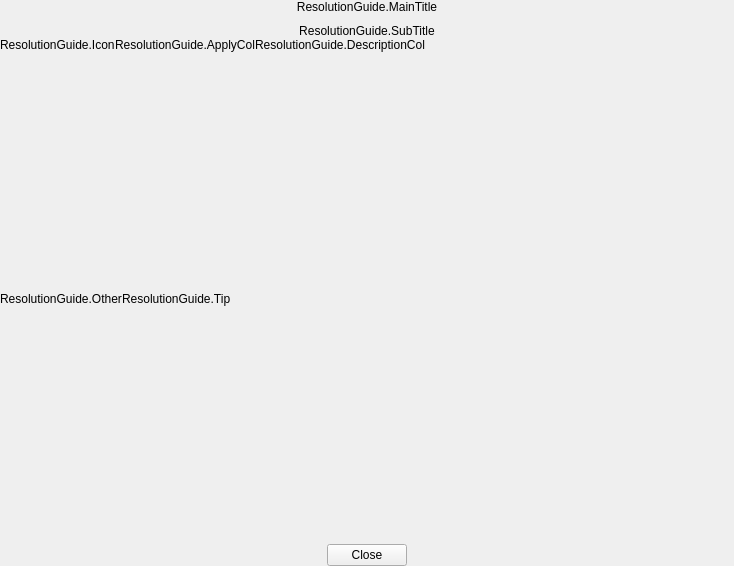
<?xml version="1.0" encoding="UTF-8"?>
<ui version="4.0">
 <class>ResolutionGuidePage</class>
 <widget class="QWidget" name="ResolutionGuidePage">
  <property name="geometry">
   <rect>
    <x>0</x>
    <y>0</y>
    <width>734</width>
    <height>566</height>
   </rect>
  </property>
  <property name="windowTitle">
   <string>ResolutionGuide.MainTitle</string>
  </property>
  <layout class="QVBoxLayout" name="verticalLayout_4">
   <property name="spacing">
    <number>0</number>
   </property>
   <property name="leftMargin">
    <number>0</number>
   </property>
   <property name="topMargin">
    <number>0</number>
   </property>
   <property name="rightMargin">
    <number>0</number>
   </property>
   <property name="bottomMargin">
    <number>0</number>
   </property>
   <item>
    <layout class="QVBoxLayout" name="verticalLayout_2">
     <property name="spacing">
      <number>10</number>
     </property>
     <item>
      <widget class="QLabel" name="MainTitleLabel">
       <property name="text">
        <string>ResolutionGuide.MainTitle</string>
       </property>
       <property name="alignment">
        <set>Qt::AlignCenter</set>
       </property>
      </widget>
     </item>
     <item>
      <widget class="QLabel" name="SubtitleLabel">
       <property name="text">
        <string>ResolutionGuide.SubTitle</string>
       </property>
       <property name="alignment">
        <set>Qt::AlignCenter</set>
       </property>
      </widget>
     </item>
    </layout>
   </item>
   <item>
    <widget class="QFrame" name="ContentFrame">
     <property name="sizePolicy">
      <sizepolicy hsizetype="Preferred" vsizetype="Expanding">
       <horstretch>0</horstretch>
       <verstretch>0</verstretch>
      </sizepolicy>
     </property>
     <layout class="QVBoxLayout" name="verticalLayout_3">
      <property name="spacing">
       <number>2</number>
      </property>
      <property name="leftMargin">
       <number>0</number>
      </property>
      <property name="topMargin">
       <number>0</number>
      </property>
      <property name="rightMargin">
       <number>0</number>
      </property>
      <property name="bottomMargin">
       <number>0</number>
      </property>
      <item>
       <widget class="QFrame" name="HeaderFrame">
        <layout class="QHBoxLayout" name="horizontalLayout">
         <property name="spacing">
          <number>0</number>
         </property>
         <property name="leftMargin">
          <number>0</number>
         </property>
         <property name="topMargin">
          <number>0</number>
         </property>
         <property name="rightMargin">
          <number>0</number>
         </property>
         <property name="bottomMargin">
          <number>0</number>
         </property>
         <item>
          <widget class="QFrame" name="IconFrame">
           <property name="frameShape">
            <enum>QFrame::NoFrame</enum>
           </property>
           <property name="frameShadow">
            <enum>QFrame::Raised</enum>
           </property>
           <layout class="QHBoxLayout" name="horizontalLayout_3">
            <property name="spacing">
             <number>0</number>
            </property>
            <property name="leftMargin">
             <number>0</number>
            </property>
            <property name="topMargin">
             <number>0</number>
            </property>
            <property name="rightMargin">
             <number>0</number>
            </property>
            <property name="bottomMargin">
             <number>0</number>
            </property>
            <item>
             <widget class="QLabel" name="PlatformIcon">
              <property name="text">
               <string>ResolutionGuide.Icon</string>
              </property>
             </widget>
            </item>
           </layout>
          </widget>
         </item>
         <item>
          <widget class="QLabel" name="MiddleFrame">
           <property name="text">
            <string>ResolutionGuide.ApplyCol</string>
           </property>
          </widget>
         </item>
         <item>
          <widget class="QLabel" name="DescriptionLabel">
           <property name="sizePolicy">
            <sizepolicy hsizetype="Expanding" vsizetype="Preferred">
             <horstretch>0</horstretch>
             <verstretch>0</verstretch>
            </sizepolicy>
           </property>
           <property name="text">
            <string>ResolutionGuide.DescriptionCol</string>
           </property>
          </widget>
         </item>
        </layout>
       </widget>
      </item>
      <item>
       <widget class="QScrollArea" name="ContentScrollArea">
        <property name="frameShape">
         <enum>QFrame::NoFrame</enum>
        </property>
        <property name="verticalScrollBarPolicy">
         <enum>Qt::ScrollBarAsNeeded</enum>
        </property>
        <property name="horizontalScrollBarPolicy">
         <enum>Qt::ScrollBarAlwaysOff</enum>
        </property>
        <property name="sizeAdjustPolicy">
         <enum>QAbstractScrollArea::AdjustToContents</enum>
        </property>
        <property name="widgetResizable">
         <bool>true</bool>
        </property>
        <property name="alignment">
         <set>Qt::AlignLeading|Qt::AlignLeft|Qt::AlignTop</set>
        </property>
        <widget class="QWidget" name="scrollAreaWidgetContents">
         <property name="geometry">
          <rect>
           <x>0</x>
           <y>0</y>
           <width>734</width>
           <height>488</height>
          </rect>
         </property>
         <property name="sizePolicy">
          <sizepolicy hsizetype="Preferred" vsizetype="Expanding">
           <horstretch>0</horstretch>
           <verstretch>0</verstretch>
          </sizepolicy>
         </property>
         <layout class="QVBoxLayout" name="ScrollWidgetLayOut">
          <property name="spacing">
           <number>2</number>
          </property>
          <property name="leftMargin">
           <number>0</number>
          </property>
          <property name="topMargin">
           <number>0</number>
          </property>
          <property name="rightMargin">
           <number>0</number>
          </property>
          <property name="bottomMargin">
           <number>0</number>
          </property>
          <item>
           <widget class="QFrame" name="OtherInforFrame">
            <property name="sizePolicy">
             <sizepolicy hsizetype="Preferred" vsizetype="Maximum">
              <horstretch>0</horstretch>
              <verstretch>0</verstretch>
             </sizepolicy>
            </property>
            <layout class="QHBoxLayout" name="horizontalLayout_4">
             <property name="spacing">
              <number>0</number>
             </property>
             <property name="leftMargin">
              <number>0</number>
             </property>
             <property name="topMargin">
              <number>0</number>
             </property>
             <property name="rightMargin">
              <number>0</number>
             </property>
             <property name="bottomMargin">
              <number>0</number>
             </property>
             <item>
              <widget class="QLabel" name="OtherLabel">
               <property name="sizePolicy">
                <sizepolicy hsizetype="Maximum" vsizetype="Maximum">
                 <horstretch>0</horstretch>
                 <verstretch>0</verstretch>
                </sizepolicy>
               </property>
               <property name="text">
                <string>ResolutionGuide.Other</string>
               </property>
               <property name="alignment">
                <set>Qt::AlignLeading|Qt::AlignLeft|Qt::AlignVCenter</set>
               </property>
              </widget>
             </item>
             <item>
              <widget class="QLabel" name="ResolutionOtherTipsLabel">
               <property name="sizePolicy">
                <sizepolicy hsizetype="Preferred" vsizetype="Maximum">
                 <horstretch>0</horstretch>
                 <verstretch>0</verstretch>
                </sizepolicy>
               </property>
               <property name="text">
                <string>ResolutionGuide.Tip</string>
               </property>
               <property name="alignment">
                <set>Qt::AlignLeading|Qt::AlignLeft|Qt::AlignVCenter</set>
               </property>
              </widget>
             </item>
             <item>
              <spacer name="horizontalSpacer_3">
               <property name="orientation">
                <enum>Qt::Horizontal</enum>
               </property>
               <property name="sizeHint" stdset="0">
                <size>
                 <width>40</width>
                 <height>20</height>
                </size>
               </property>
              </spacer>
             </item>
            </layout>
           </widget>
          </item>
         </layout>
        </widget>
       </widget>
      </item>
     </layout>
    </widget>
   </item>
   <item>
    <widget class="QFrame" name="BottomFrame">
     <layout class="QHBoxLayout" name="horizontalLayout_2">
      <property name="spacing">
       <number>0</number>
      </property>
      <property name="leftMargin">
       <number>0</number>
      </property>
      <property name="topMargin">
       <number>0</number>
      </property>
      <property name="rightMargin">
       <number>0</number>
      </property>
      <property name="bottomMargin">
       <number>0</number>
      </property>
      <item>
       <spacer name="horizontalSpacer">
        <property name="orientation">
         <enum>Qt::Horizontal</enum>
        </property>
        <property name="sizeHint" stdset="0">
         <size>
          <width>40</width>
          <height>20</height>
         </size>
        </property>
       </spacer>
      </item>
      <item>
       <widget class="QPushButton" name="CloseBtn">
        <property name="sizePolicy">
         <sizepolicy hsizetype="Maximum" vsizetype="Fixed">
          <horstretch>0</horstretch>
          <verstretch>0</verstretch>
         </sizepolicy>
        </property>
        <property name="text">
         <string>Close</string>
        </property>
       </widget>
      </item>
      <item>
       <spacer name="horizontalSpacer_2">
        <property name="orientation">
         <enum>Qt::Horizontal</enum>
        </property>
        <property name="sizeHint" stdset="0">
         <size>
          <width>40</width>
          <height>20</height>
         </size>
        </property>
       </spacer>
      </item>
     </layout>
    </widget>
   </item>
  </layout>
 </widget>
 <resources/>
 <connections/>
</ui>
